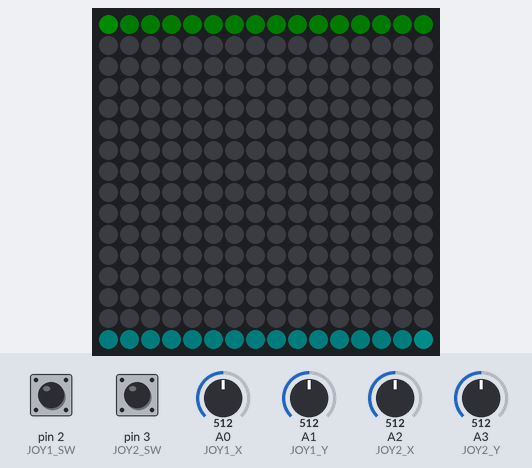
Simulated run of this sketch. Board: Arduino Uno, built with avr-gcc and run on an emulated ATmega328P. On the bench: 16×16 RGB LED matrix (first LED top left, wired row by row). The inputs (shaded band) are chosen by the test bench; at power-on: A1 (JOY1_Y) = 512, A2 (JOY2_X) = 512, A0 (JOY1_X) = 512, A3 (JOY2_Y) = 512, pin 2 (JOY1_SW) HIGH, pin 3 (JOY2_SW) HIGH. Dim RGB values are drawn brighter than linear; random numbers use the default seed unless the sketch sets one.

Above: at 1.59 s.
1.6 s: A1 (JOY1_Y) set to 716
At 4.18 s:
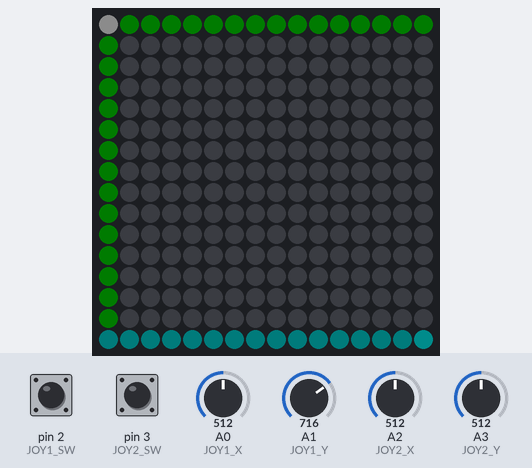
4.6 s: A2 (JOY2_X) set to 716
6.1 s: A0 (JOY1_X) set to 307
7.6 s: A0 (JOY1_X) set to 284
At 7.68 s:
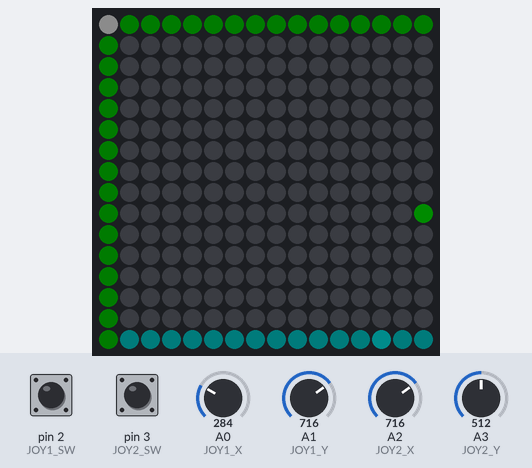
9.1 s: A3 (JOY2_Y) set to 40
At 9.24 s:
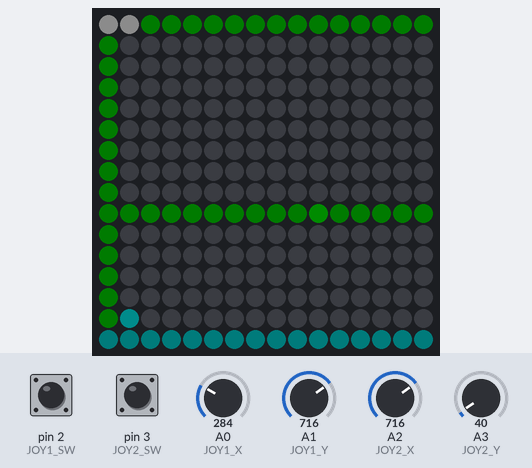
12.1 s: pin 2 (JOY1_SW) pulled LOW for 0.15 s
At 54.26 s:
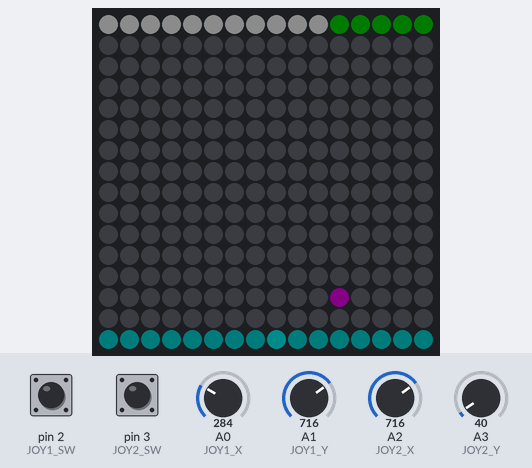

The sketch:

DUO.ino
```cpp
#include <FastLED.h>

// ====== LED matrix ======
#define DATA_PIN     6
#define WIDTH        16
#define HEIGHT       16
#define NUM_LEDS     (WIDTH * HEIGHT)
#define CHIPSET      WS2812B
#define COLOR_ORDER  GRB
#define BRIGHTNESS   12
#define SERPENTINE   1

// If orientation looks mirrored/flipped, set these:
#define MIRROR_X 0
#define MIRROR_Y 0

// ====== Joysticks ======
// Player 1
#define JOY1_X   A0
#define JOY1_Y   A1
#define JOY1_SW  2      // LOW when pressed (restart)
// Player 2
#define JOY2_X   A2
#define JOY2_Y   A3
#define JOY2_SW  3

// ====== Tuning ======
#define DEADZONE        40
#define DIR_HYSTERESIS  8

#define BASE_INTERVAL_MS 120   // base move cadence (ms)

// Combo (dash) detection
#define COMBO_MS          180  // double-flick max separation
#define DASH_DIST         4
#define DASH_COOLDOWN_MS  450

// Round timer
#define ROUND_MS  (1UL * 60UL * 1000UL)  // 3 minutes

// Perks
#define PERK_PERIOD_MS    7000
#define PERK_LIFETIME_MS  8000
#define FREEZE_MS         1500
#define SLOW_MS           3000
#define SPEED_MS          2500
#define SHIELD_MS         2500
#define BOMB_RADIUS       1

// ====== Types & game state (declared BEFORE any functions) ======
enum Owner : int8_t { OWN_NONE = -1, OWN_P1 = 0, OWN_P2 = 1 };
enum PerkType : uint8_t { NO_PERK=0, FREEZE_OPP, SLOW_OPP, SPEED_SELF, SHIELD_SELF, PAINT_BOMB };

struct Player {
  // pos & dir
  int x, y;
  int8_t dx, dy;

  // input
  uint8_t joyX, joyY, joySW;
  int xCenter, yCenter;

  // timing
  uint32_t lastStepMs = 0;
  uint16_t moveIntervalMs = BASE_INTERVAL_MS;

  // combo detect
  uint8_t  lastDir = 0;        // 0=none,1=R,2=L,3=D,4=U
  uint32_t lastDirTime = 0;
  uint32_t lastDashTime = 0;

  // status effects
  uint32_t freezeUntil = 0;
  uint32_t slowUntil   = 0;
  uint32_t speedUntil  = 0;
  uint32_t shieldUntil = 0;    // global shield: protects ALL owned tiles

  // colors
  CRGB headColor;
  CRGB fillColor;

  // score
  uint16_t score = 0;
};

struct Perk {
  PerkType type = NO_PERK;
  int x = -1, y = -1;
  uint32_t spawnTime = 0;
  bool active = false;
};

CRGB leds[NUM_LEDS];
Player p1, p2;
int8_t owner[WIDTH][HEIGHT];     // 256 bytes total
Perk perk;

uint32_t roundStart = 0;
uint32_t lastPerkTick = 0;

// ====== Mapping ======
static inline uint16_t XY(uint8_t x, uint8_t y) {
  if (MIRROR_X) x = WIDTH  - 1 - x;
  if (MIRROR_Y) y = HEIGHT - 1 - y;
  return SERPENTINE
    ? (y & 1 ? y * WIDTH + (WIDTH - 1 - x) : y * WIDTH + x)
    : (y * WIDTH + x);
}

// ====== Helpers & game logic ======
void clearGrid() {
  for (uint8_t y=0; y<HEIGHT; ++y)
    for (uint8_t x=0; x<WIDTH; ++x)
      owner[x][y] = OWN_NONE;
}

void calibrateCenter(uint8_t xPin, uint8_t yPin, int &xc, int &yc) {
  long sx=0, sy=0; const int N=80;
  for (int i=0;i<N;i++){ sx += analogRead(xPin); sy += analogRead(yPin); delay(2); }
  xc = sx/N; yc = sy/N;
}

void initPlayers() {
  // P1 top-left heading right
  p1 = Player();
  p1.x=0; p1.y=0; p1.dx=1; p1.dy=0;
  p1.joyX=JOY1_X; p1.joyY=JOY1_Y; p1.joySW=JOY1_SW;
  p1.headColor = CRGB::Lime; p1.fillColor = CRGB(0,70,0);

  // P2 bottom-right heading left
  p2 = Player();
  p2.x=WIDTH-1; p2.y=HEIGHT-1; p2.dx=-1; p2.dy=0;
  p2.joyX=JOY2_X; p2.joyY=JOY2_Y; p2.joySW=JOY2_SW;
  p2.headColor = CRGB::Cyan; p2.fillColor = CRGB(0,60,60);

  calibrateCenter(p1.joyX, p1.joyY, p1.xCenter, p1.yCenter);
  calibrateCenter(p2.joyX, p2.joyY, p2.xCenter, p2.yCenter);
}

void applyPaint(int x, int y, Owner who, uint32_t now) {
  if ((unsigned)x >= WIDTH || (unsigned)y >= HEIGHT) return;

  Owner prev = (Owner)owner[x][y];
  if (prev == who) return;

  // respect global shield on the current owner
  if (prev == OWN_P1 && p1.shieldUntil > now) return;
  if (prev == OWN_P2 && p2.shieldUntil > now) return;

  owner[x][y] = who;

  if (who == OWN_P1) {
    if (prev == OWN_P2) { if (p2.score) p2.score--; }
    if (prev != OWN_P1) p1.score++;
  } else if (who == OWN_P2) {
    if (prev == OWN_P1) { if (p1.score) p1.score--; }
    if (prev != OWN_P2) p2.score++;
  }
}

uint8_t dirFromDelta(int8_t dx, int8_t dy) {
  if (dx==1 && dy==0) return 1;
  if (dx==-1 && dy==0) return 2;
  if (dx==0 && dy==1) return 3;
  if (dx==0 && dy==-1) return 4;
  return 0;
}

void readStickDir(Player &plr) {
  int rx = analogRead(plr.joyX) - plr.xCenter;
  int ry = analogRead(plr.joyY) - plr.yCenter;

  if (abs(rx) > abs(ry) + DIR_HYSTERESIS) {
    if (rx > DEADZONE)  { plr.dx =  1; plr.dy =  0; }
    if (rx < -DEADZONE) { plr.dx = -1; plr.dy =  0; }
  } else if (abs(ry) > abs(rx) + DIR_HYSTERESIS) {
    if (ry > DEADZONE)  { plr.dx =  0; plr.dy =  1; }
    if (ry < -DEADZONE) { plr.dx =  0; plr.dy = -1; }
  }
}

// renamed to avoid any auto-prototype weirdness
bool checkDashCombo(Player &plr, uint32_t now) {
  uint8_t d = dirFromDelta(plr.dx, plr.dy);
  if (!d) return false;
  if (now - plr.lastDashTime < DASH_COOLDOWN_MS) return false;

  if (plr.lastDir == d && (now - plr.lastDirTime) <= COMBO_MS) {
    plr.lastDashTime = now;
    plr.lastDir = 0;
    return true;
  }
  plr.lastDir = d;
  plr.lastDirTime = now;
  return false;
}

void moveStep(Player &plr, Owner who, uint8_t steps) {
  uint32_t now = millis();
  for (uint8_t i=0;i<steps;i++) {
    plr.x = (plr.x + plr.dx + WIDTH ) % WIDTH;
    plr.y = (plr.y + plr.dy + HEIGHT) % HEIGHT;
    applyPaint(plr.x, plr.y, who, now);
  }
}

void paintBomb(Player &plr, Owner who) {
  uint32_t now = millis();
  applyPaint(plr.x, plr.y, who, now);
  for (int r=1; r<=BOMB_RADIUS; ++r) {
    applyPaint(plr.x+r, plr.y, who, now);
    applyPaint(plr.x-r, plr.y, who, now);
    applyPaint(plr.x, plr.y+r, who, now);
    applyPaint(plr.x, plr.y-r, who, now);
  }
}

void applyStatusCadence(Player &plr) {
  uint16_t interval = BASE_INTERVAL_MS;
  uint32_t now = millis();
  if (plr.slowUntil  > now) interval += 80;
  if (plr.speedUntil > now) interval = (interval > 50) ? (interval - 50) : interval;
  plr.moveIntervalMs = interval;
}

void spawnPerk() {
  // try to place on a neutral tile for fairness
  int tries = 200;
  while (tries--) {
    int x = random(WIDTH), y = random(HEIGHT);
    if (owner[x][y] != OWN_NONE) continue;
    perk.x = x; perk.y = y;
    perk.type = (PerkType)random(1, 6); // 1..5
    perk.spawnTime = millis();
    perk.active = true;
    return;
  }
  perk.active = false;
}

void consumePerk(Player &collector, Player &opponent, Owner who) {
  uint32_t now = millis();
  switch (perk.type) {
    case FREEZE_OPP: opponent.freezeUntil = now + FREEZE_MS; break;
    case SLOW_OPP:   opponent.slowUntil   = now + SLOW_MS;   break;
    case SPEED_SELF: collector.speedUntil = now + SPEED_MS;  break;
    case SHIELD_SELF: collector.shieldUntil = now + SHIELD_MS; break;
    case PAINT_BOMB: paintBomb(collector, who); break;
    default: break;
  }
  perk.active = false;
}

void drawBoard() {
  uint32_t now = millis();

  // tiles
  for (uint8_t y=0; y<HEIGHT; ++y) {
    for (uint8_t x=0; x<WIDTH; ++x) {
      CRGB c = CRGB::Black;
      if (owner[x][y] == OWN_P1) {
        c = (p1.shieldUntil > now) ? CRGB(0,120,0) : p1.fillColor;
      } else if (owner[x][y] == OWN_P2) {
        c = (p2.shieldUntil > now) ? CRGB(0,120,120) : p2.fillColor;
      }
      leds[XY(x,y)] = c;
    }
  }

  // perk
  if (perk.active) leds[XY(perk.x, perk.y)] = CRGB(150, 0, 150);

  // heads
  leds[XY(p1.x, p1.y)] = p1.headColor;
  leds[XY(p2.x, p2.y)] = p2.headColor;

  // time bar on row 0
  uint32_t elapsed = now - roundStart;
  uint8_t filled = (elapsed >= ROUND_MS) ? WIDTH : (uint8_t)((uint32_t)WIDTH * elapsed / ROUND_MS);
  for (uint8_t x=0; x<filled; ++x) leds[XY(x,0)] = CRGB::White;

  FastLED.show();
}

void endRoundFlash() {
  CRGB c = (p1.score > p2.score) ? p1.headColor :
           (p2.score > p1.score) ? p2.headColor : CRGB(128,0,128);
  for (int i=0;i<6;i++) {
    fill_solid(leds, NUM_LEDS, c); FastLED.show(); delay(140);
    fill_solid(leds, NUM_LEDS, CRGB::Black); FastLED.show(); delay(120);
  }
}

// ====== Arduino entry points ======
void setup() {
  FastLED.addLeds<CHIPSET, DATA_PIN, COLOR_ORDER>(leds, NUM_LEDS);
  FastLED.setBrightness(BRIGHTNESS);
  pinMode(JOY1_SW, INPUT_PULLUP);
  pinMode(JOY2_SW, INPUT_PULLUP);
  randomSeed(analogRead(JOY1_X) ^ analogRead(JOY1_Y) ^ analogRead(JOY2_X) ^ analogRead(JOY2_Y) ^ micros());

  clearGrid();
  initPlayers();

  // paint starting tiles
  owner[p1.x][p1.y] = OWN_P1; p1.score = 1;
  owner[p2.x][p2.y] = OWN_P2; p2.score = 1;

  roundStart = millis();
  lastPerkTick = millis();
}

void loop() {
  uint32_t now = millis();

  // restart with either button after round end (or mid-round if desired)
  static bool lb1=HIGH, lb2=HIGH;
  bool b1 = digitalRead(JOY1_SW);
  bool b2 = digitalRead(JOY2_SW);
  bool pressed = (b1==LOW && lb1==HIGH) || (b2==LOW && lb2==HIGH);
  lb1=b1; lb2=b2;

  if (now - roundStart >= ROUND_MS) {
    drawBoard();
    endRoundFlash();

    // reset round
    clearGrid();
    initPlayers();
    owner[p1.x][p1.y] = OWN_P1; p1.score = 1;
    owner[p2.x][p2.y] = OWN_P2; p2.score = 1;
    roundStart = millis();
    perk.active = false;
    lastPerkTick = millis();
    return;
  }

  if (pressed) {
    // manual restart
    clearGrid();
    initPlayers();
    owner[p1.x][p1.y] = OWN_P1; p1.score = 1;
    owner[p2.x][p2.y] = OWN_P2; p2.score = 1;
    roundStart = millis();
    perk.active = false;
    lastPerkTick = millis();
  }

  // input
  readStickDir(p1);
  readStickDir(p2);

  // cadence (buff/debuff)
  applyStatusCadence(p1);
  applyStatusCadence(p2);

  // movement gates (freeze blocks moves)
  if (now >= p1.freezeUntil && now - p1.lastStepMs >= p1.moveIntervalMs) {
    bool dash = checkDashCombo(p1, now);
    moveStep(p1, OWN_P1, dash ? DASH_DIST : 1);
    p1.lastStepMs = now;
  }
  if (now >= p2.freezeUntil && now - p2.lastStepMs >= p2.moveIntervalMs) {
    bool dash = checkDashCombo(p2, now);
    moveStep(p2, OWN_P2, dash ? DASH_DIST : 1);
    p2.lastStepMs = now;
  }

  // perks: spawn/expire
  if (now - lastPerkTick >= PERK_PERIOD_MS) {
    lastPerkTick = now;
    if (!perk.active) spawnPerk();
  }
  if (perk.active && (now - perk.spawnTime >= PERK_LIFETIME_MS)) {
    perk.active = false;
  }

  // perk pickup
  if (perk.active) {
    if (p1.x == perk.x && p1.y == perk.y) consumePerk(p1, p2, OWN_P1);
    else if (p2.x == perk.x && p2.y == perk.y) consumePerk(p2, p1, OWN_P2);
  }

  drawBoard();
  delay(2);
}
```
